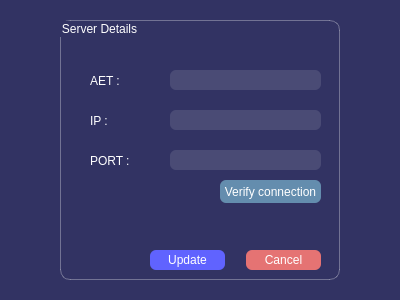
<?xml version="1.0" encoding="UTF-8"?>
<ui version="4.0">
 <class>edit</class>
 <widget class="QWidget" name="edit">
  <property name="geometry">
   <rect>
    <x>0</x>
    <y>0</y>
    <width>400</width>
    <height>300</height>
   </rect>
  </property>
  <property name="windowTitle">
   <string>Edit</string>
  </property>
  <widget class="QWidget" name="editWidget" native="true">
   <property name="geometry">
    <rect>
     <x>0</x>
     <y>0</y>
     <width>400</width>
     <height>300</height>
    </rect>
   </property>
   <property name="styleSheet">
    <string notr="true">QWidget#editWidget{
background-color: rgb(50, 51, 99);}</string>
   </property>
   <widget class="QGroupBox" name="serverDetails">
    <property name="geometry">
     <rect>
      <x>60</x>
      <y>20</y>
      <width>280</width>
      <height>260</height>
     </rect>
    </property>
    <property name="styleSheet">
     <string notr="true">QWidget#serverDetails{
border:1px solid rgba(255, 255, 255,80);
border-radius:10px;
color:rgba(255, 255, 255,255);}</string>
    </property>
    <property name="title">
     <string>Server Details</string>
    </property>
    <widget class="QLabel" name="serverAETLabel">
     <property name="geometry">
      <rect>
       <x>30</x>
       <y>50</y>
       <width>91</width>
       <height>21</height>
      </rect>
     </property>
     <property name="styleSheet">
      <string notr="true">font: 12pt &quot;Times New Roman&quot;;
color: rgb(255, 255, 255);</string>
     </property>
     <property name="text">
      <string>AET :</string>
     </property>
    </widget>
    <widget class="QLabel" name="serverIPLabel">
     <property name="geometry">
      <rect>
       <x>30</x>
       <y>90</y>
       <width>91</width>
       <height>21</height>
      </rect>
     </property>
     <property name="styleSheet">
      <string notr="true">font: 12pt &quot;Times New Roman&quot;;
color: rgb(255, 255, 255);</string>
     </property>
     <property name="text">
      <string>IP :</string>
     </property>
    </widget>
    <widget class="QLabel" name="serverPortLabel">
     <property name="geometry">
      <rect>
       <x>30</x>
       <y>130</y>
       <width>91</width>
       <height>21</height>
      </rect>
     </property>
     <property name="styleSheet">
      <string notr="true">font: 12pt &quot;Times New Roman&quot;;
color: rgb(255, 255, 255);</string>
     </property>
     <property name="text">
      <string>PORT :</string>
     </property>
    </widget>
    <widget class="QPushButton" name="cancelButton">
     <property name="geometry">
      <rect>
       <x>186</x>
       <y>230</y>
       <width>75</width>
       <height>20</height>
      </rect>
     </property>
     <property name="styleSheet">
      <string notr="true">color: rgb(255, 255, 255);
background-color:#e57373;
border-radius:6px;</string>
     </property>
     <property name="text">
      <string>Cancel</string>
     </property>
    </widget>
    <widget class="QLineEdit" name="serverAETEntry">
     <property name="geometry">
      <rect>
       <x>110</x>
       <y>50</y>
       <width>151</width>
       <height>20</height>
      </rect>
     </property>
     <property name="styleSheet">
      <string notr="true">font: 10pt &quot;MS Shell Dlg 2&quot;;
color: rgb(255, 255, 255);
background-color: rgba(255, 255, 255,30);
border: 1px;
border-radius:6px;</string>
     </property>
    </widget>
    <widget class="QLineEdit" name="serverIPEntry">
     <property name="geometry">
      <rect>
       <x>110</x>
       <y>90</y>
       <width>151</width>
       <height>20</height>
      </rect>
     </property>
     <property name="styleSheet">
      <string notr="true">font: 10pt &quot;MS Shell Dlg 2&quot;;
color: rgb(255, 255, 255);
background-color: rgba(255, 255, 255,30);
border: 1px;
border-radius:6px;</string>
     </property>
    </widget>
    <widget class="QLineEdit" name="serverPortEntry">
     <property name="geometry">
      <rect>
       <x>110</x>
       <y>130</y>
       <width>151</width>
       <height>20</height>
      </rect>
     </property>
     <property name="styleSheet">
      <string notr="true">font: 10pt &quot;MS Shell Dlg 2&quot;;
color: rgb(255, 255, 255);
background-color: rgba(255, 255, 255,30);
border: 1px;
border-radius:6px;</string>
     </property>
    </widget>
    <widget class="QPushButton" name="updateButton">
     <property name="geometry">
      <rect>
       <x>90</x>
       <y>230</y>
       <width>75</width>
       <height>20</height>
      </rect>
     </property>
     <property name="styleSheet">
      <string notr="true">color: rgb(255,255,255);
background-color: rgb(96, 99, 255);
border-radius:6px;</string>
     </property>
     <property name="text">
      <string>Update</string>
     </property>
    </widget>
    <widget class="QPushButton" name="verifyConButton">
     <property name="geometry">
      <rect>
       <x>160</x>
       <y>160</y>
       <width>101</width>
       <height>23</height>
      </rect>
     </property>
     <property name="styleSheet">
      <string notr="true">color: rgb(255, 255, 255);
background-color: #648dae;
border-radius:6px;</string>
     </property>
     <property name="text">
      <string>Verify connection</string>
     </property>
    </widget>
    <widget class="QLabel" name="invalidLabel">
     <property name="geometry">
      <rect>
       <x>80</x>
       <y>190</y>
       <width>191</width>
       <height>20</height>
      </rect>
     </property>
     <property name="styleSheet">
      <string notr="true">font: 12pt &quot;Times New Roman&quot;;
color: rgb(232, 35, 17);</string>
     </property>
     <property name="text">
      <string/>
     </property>
    </widget>
   </widget>
  </widget>
 </widget>
 <resources/>
 <connections/>
</ui>
